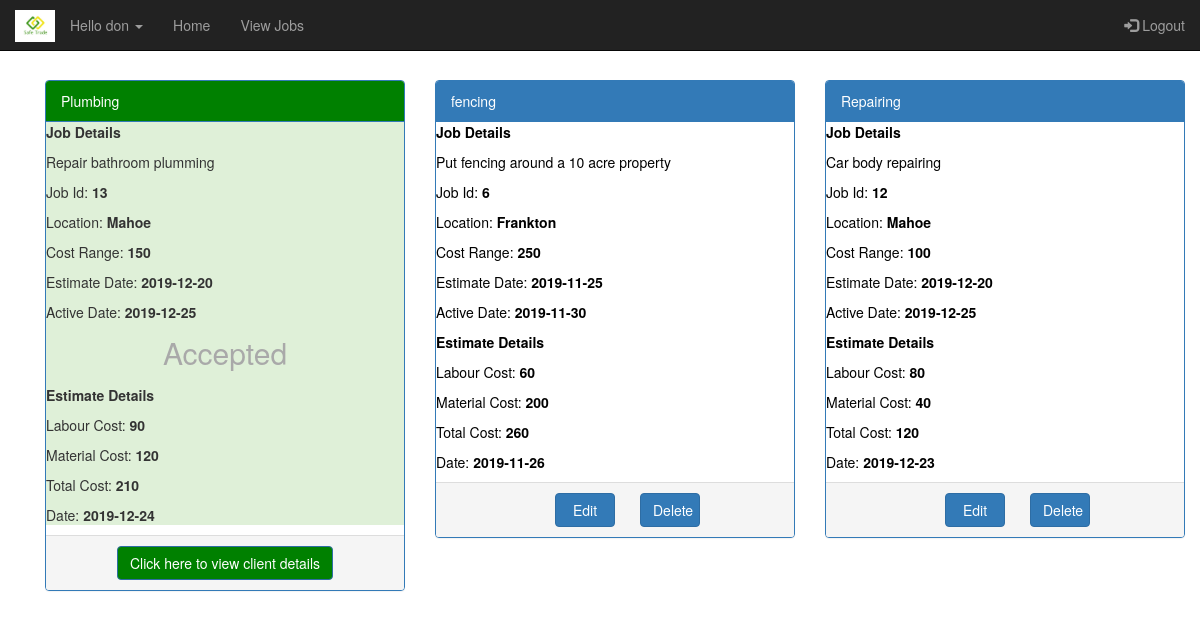
The page /TradesmanPage.php?tid=13 (signed in) on the database as committed earlier.
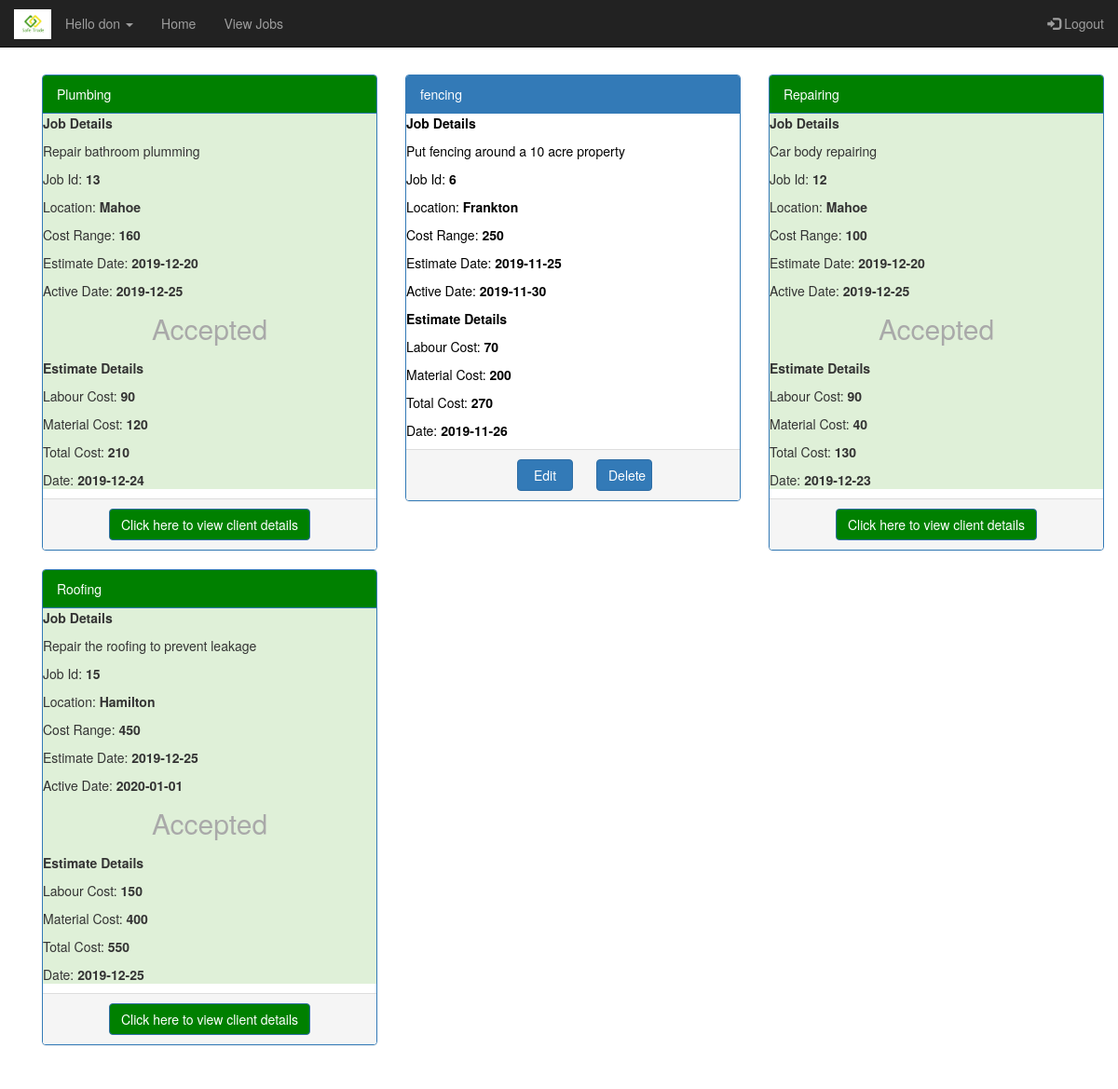
The same page on the database as committed later.
### tables this page shows
CREATE TABLE `estimatedetails` (
  `EstimateId` int(11) NOT NULL,
  `JobId` int(11) NOT NULL,
  `TId` int(11) NOT NULL,
  `LabourCost` double NOT NULL,
  `MaterialCost` double NOT NULL,
  `TotalCost` double NOT NULL,
  `ExpirationDate` date NOT NULL,
  `IsAccepted` int(11) NOT NULL,
  `IsDeleted` int(11) NOT NULL
);

CREATE TABLE `jobdetails` (
  `JobId` int(11) NOT NULL,
  `UId` int(11) NOT NULL,
  `JobType` varchar(255) NOT NULL,
  `JobDescription` varchar(255) NOT NULL,
  `Location` varchar(50) NOT NULL,
  `CostRange` double NOT NULL,
  `ActiveDate` date NOT NULL,
  `EstimateDate` date NOT NULL,
  `IsClosed` int(11) NOT NULL,
  `IsEstimateAccepted` int(11) NOT NULL
);

### classes/Estimate.php (called while the page is built, shortened)
<?php
class Estimate{
  private $eid = null;
  private $jid = null;
  private $mcost = "";
  private $lcost = "";
  private $tcost = "";
  private $expdate = null;
  private $isaccepted=null;
  public function __construct($eid, $jid,$tid,$mcost, $lcost, $tcost, $expdate,$isaccepted,$isdeleted){
    $this->eid = $eid;
    $this->jid = $jid;
    $this->mcost = $mcost;
    $this->lcost = $lcost;
    $this->tcost = $tcost;
    $this->expdate = $expdate;
    $this->isaccepted=$isaccepted;
  }
  public static function findByTradesman($mysqli, $tid){
    $sql = sprintf("select * from estimatedetails where isdeleted=0 and tid=%s", $tid);
    $result = $mysqli->query($sql);
    if ($result){
      $estimates = new Collection();
      while($row = $result->fetch_assoc()){
        $estimate =  new Estimate($row['EstimateId'], $row['JobId'],$row['TId'], $row['MaterialCost'], $row['LabourCost'], $row['TotalCost'], $row['ExpirationDate'],$row['IsAccepted'],$row['IsDeleted']);
        $estimates->Add($row['EstimateId'], $estimate);
      }
    }
    return $estimates;
  }
  public function getJobId(){
    return $this->jid;
  }
  public function getIsAccepted(){
    return $this->isaccepted;
  }
  public function getExpirationDate(){
    return $this->expdate;
  }
  public function getEstimateId(){
    return $this->eid;
  }
  public function getTotalCost(){
    return $this->tcost;
  }
  public function getMaterialCost(){
    return $this->mcost;
  }
  public function getLabourCost(){
    return $this->lcost;
  }
}
?>

### classes/Collection.php (called while the page is built, shortened)
<?php
class Collection {
    private $records = array();
    public function add($key, $record){
        $result = false;
        if ($key != null) {
            $this->records[$key] = $record;
            $result = true;
        }
        return $result;
    }
    public function getRecords(){
        return $this->records;
    }
}
?>

### classes/Job.php (called while the page is built, shortened)
<?php
class Job{
  private $jdescription = "";
  private $jtype = "";
  private $cost = null;
  private $activedate = "";
  private $estimationdate = null;
  private $location = null;
  public function __construct($jid,$uid, $jtype,$jdescription,$location,   $cost, $activedate,$estimationdate,$isclosed){
    $this->jdescription = $jdescription;
    $this->jtype = $jtype;
    $this->cost = $cost;
    $this->activedate = $activedate;
    $this->estimationdate = $estimationdate;
    $this->location = $location;
  }
  public static function find($mysqli, $jid){
    $result = false;
    $sql = sprintf("select * from jobdetails where isclosed=0 and jobid=%s", $jid);
    $qresult = $mysqli->query($sql);
    if ($qresult){
      if ($qresult->num_rows == 1){
        $row = $qresult->fetch_assoc();
        $job = new Job($row['JobId'],$row['UId'], $row['JobType'], $row['JobDescription'], $row['Location'], $row['CostRange'], $row['ActiveDate'], $row['EstimateDate'],$row['IsClosed']);
        $result = $job;
      }
    }
    return $result;
  }
  public function getJobDescription(){
    return $this->jdescription;
  }
  public function getJobType(){
    return $this->jtype;
  }
  public function getLocation(){
    return $this->location;
  }
  public function getCost(){
    return $this->cost;
  }
  public function getActiveDate(){
    return $this->activedate;
  }
  public function getEstimateDate(){
    return $this->estimationdate;
  }
}
?>

### TradesmanPage.php (the view, shortened to what this page needs)
<?php
require_once("headers.php");
?>
<html>
<head>
</head>
<body>
<div class="container" >
  <div class="row">
    <?php  $estimates=Estimate ::findByTradesman($mysqli,$_SESSION['tid']);
      $count=0;
      foreach($estimates->getRecords() as $id => $estimate)
      {
       $count=$count+1;
     }
      if($count ==0)
      {
        echo "You have not posted any estimates yet! Post one now....";
        echo "<a href=\"viewJobs.php?tid=".$_GET['tid']."\" class=\"btn\" >Click here to view jobs</a> ";
      }
      else
      {
         foreach($estimates->getRecords() as $id => $estimate)
         {?>
         <div class="col-sm-4" >
         <div class="panel panel-primary">
         <?php $job= Job :: find($mysqli,$estimate->getJobId());?>
         <?php if($estimate->getIsAccepted() == 1) {
           $bcolor="#dff0d8";
          $color="3c763d";
          echo '<div class="panel-heading" style="background-color:green;">'.$job->getJobType().'</div>';
          $status="Accepted";
         }
         else{
           $bcolor="white";
           $color="black";
           $status="";
           echo '<div class="panel-heading">'.$job->getJobType().'</div>';
         }
         echo '<div class=\"panel-body\" id=\"background\" style=\"height:400px;background-color:'.$bcolor.';color:'.$color.';">';
          ?>
         <p><b>Job Details</b></p>
         <p><?php echo $job->getJobDescription(); ?></p>
         <p>Job Id: <b><?php echo $estimate->getJobId(); ?></b></p>
         <p>Location: <b><?php echo $job->getLocation(); ?></b></p>
         <p>Cost Range: <b><?php echo $job->getCost(); ?></b></p>
         <p>Estimate Date: <b><?php echo $job->getEstimateDate(); ?></b></p>
         <p>Active Date: <b><?php echo $job->getActiveDate(); ?></b></p>
         <?php echo  '<p id="bg-text" >'.$status.'</p>'; ?>
         <p><b>Estimate Details</b></p>
         <p>Labour Cost: <b><?php echo $estimate->getLabourCost(); ?></b></p>
         <p>Material Cost: <b><?php echo $estimate->getMaterialCost(); ?></b></p>
         <p>Total Cost: <b><?php echo $estimate->getTotalCost(); ?></b></p>
         <p>Date: <b><?php echo $estimate->getExpirationDate(); ?></b></p>
        </div>
         <div class="panel-footer pviewestimate" style="text-align: center;">
            <?php
            if ($estimate->getIsAccepted()==0)
            {
              echo "<a href=\"editEstimate.php?id=".$estimate->getEstimateId()."&tid=".$_GET['tid']."\"  style=\"width: 60px;margin-left: 25px;\" class=\"btn btn-primary viewestimate\">Edit </a>";
              echo "<a href=\"deleteEstimateDB.php?id=".$estimate->getEstimateId()."\"  style=\"width: 60px;margin-left: 25px;\" class=\"btn btn-primary viewestimate\" onclick=\"return confirm('Are you sure to remove your estimate?')\">Delete </a>";
            }
            else
            {
              echo '<a data-toggle="modal" data-target="" class="btn btn-primary viewestimate" style="background-color: green;" name="viewestimate">Click here to view client details</a>';
            }
            ?>
        </div>
</div>
</div>
<?php }}; ?>
</div>
</div>
<?php require_once("footer.php"); ?>
</body>
</html>

### headers.php (shortened to what this page needs)
<!DOCTYPE html>
<html lang="en">
<head>
  <link rel="stylesheet" href="https://maxcdn.bootstrapcdn.com/bootstrap/3.4.0/css/bootstrap.min.css">
</head>
<body style="height:1500px;background-color: white;">
<nav class="navbar navbar-inverse navbar-fixed-top">
  <div class="container-fluid">
    <div class="navbar-header">
    <a class="" href="#"><img src="logo.jpg" alt="logo" style="width:40px;margin-top:10px"></a>
    </div>
    <ul class="nav navbar-nav">
    <li class="dropdown"><a class="dropdown-toggle" data-toggle="dropdown" href="#">Hello <?php echo $_SESSION['firstname'] ?> <span class="caret"></span></a>
      <li><?php
                    if($_SESSION['uid']<>''){
                    echo  "<li><a class=\"nav-link\" href=\"UserPage.php?uid=".$_SESSION['uid']."\">Home </a></li>";
                    echo "<li><a class=\"nav-link\" href=\"viewAllJobs.php\">View All Jobs</a></li>";
                    echo "<li><a data-toggle=\"modal\" data-target=\"#myModal\">Post Job</a></li>";
                 }else{
                  echo "<li><a class=\"nav-link\" href=\"TradesmanPage.php?tid=".$_SESSION['tid']."\">Home</a></li>";
                  echo "<li><a class=\"nav-link\" href=\"viewJobs.php?tid=".$_SESSION['tid']."\">View Jobs</a></li>";
                 }
                 ?></li>
      </li>
    </ul>
    <ul class="nav navbar-nav navbar-right">
      <li><a href="logout.php"><span class="glyphicon glyphicon-log-in"></span> Logout</a></li>
    </ul>
  </div>
</nav>
<div class="container" style="margin-top:80px">

### footer.php (shortened to what this page needs)
</div>
</body>
</html>

### TradesmanPage.php (style rules this page uses)
#bg-text { text-align:center; color:darkgrey; font-size:30px; transform:rotate(360deg); -webkit-transform:rotate(360deg); }

Rows that differ between the two databases and show on the page:
changed through a linked row, estimatedetails "Plumbing": JobId.CostRange "150" → "160"
changed estimatedetails "fencing": LabourCost "60" → "70"; TotalCost "260" → "270"
changed estimatedetails "Repairing": IsAccepted (not shown) → "Accepted"; LabourCost "80" → "90"; TotalCost "120" → "130"; IsAccepted "Edit Delete" → "Click here to view client details"
added estimatedetails: JobId.JobType "Roofing", JobId.JobDescription "Repair the roofing to prevent leakage", JobId "15", JobId.Location "Hamilton", JobId.CostRange "450", JobId.EstimateDate "2019-12-25", JobId.ActiveDate "2020-01-01", IsAccepted "Accepted", LabourCost "150", MaterialCost "400", TotalCost "550", ExpirationDate "2019-12-25", shows "Click here to view client details"
